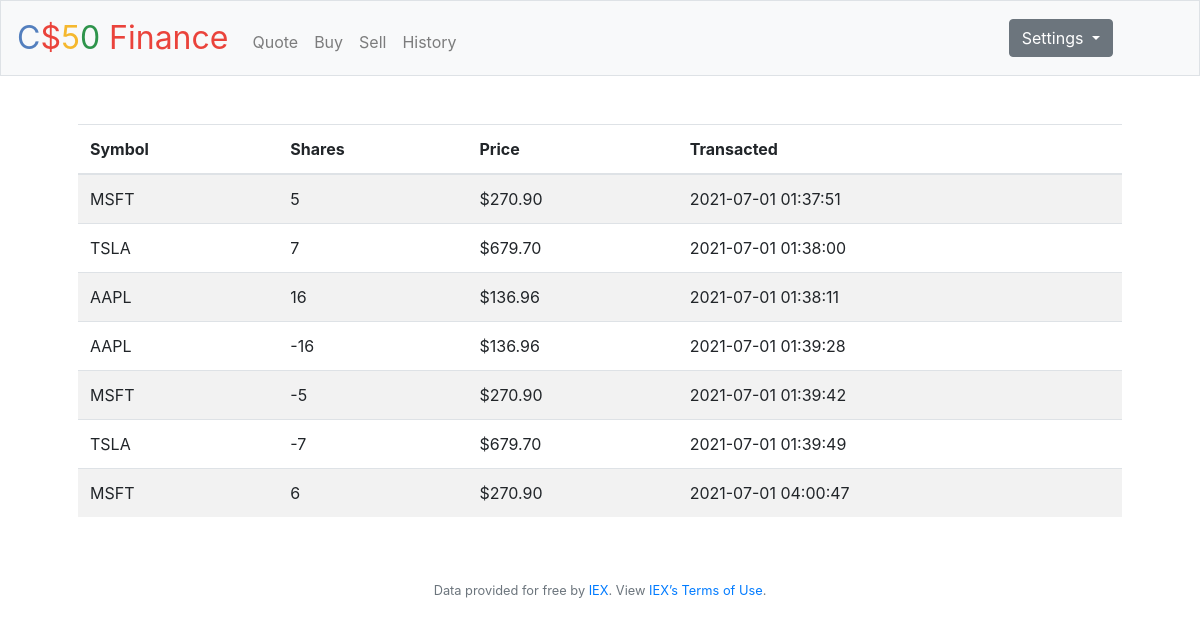
Screenshot of /history (signed in) with the database file from the repository.
### tables this page shows
CREATE TABLE history(
id INTEGER PRIMARY KEY AUTOINCREMENT NOT NULL, 
user_id INTEGER NOT NULL, 
symbol TEXT NOT NULL, 
shares INTEGER NOT NULL, 
price NUMERIC NOT NULL, 
time TIMESTAMP DEFAULT CURRENT_TIMESTAMP NOT NULL, 
FOREIGN KEY(user_id) REFERENCES users(id));

### application.py (the view)
@app.route("/history")
@login_required
def history():
    rows = db.execute("SELECT * FROM history WHERE user_id = ?", session["user_id"])
    for row in rows:
        row["price"] = usd(row["price"])
    return render_template("history.html", rows = rows)

### application.py (called while the page is built)
@app.after_request
def after_request(response):
    response.headers["Cache-Control"] = "no-cache, no-store, must-revalidate"
    response.headers["Expires"] = 0
    response.headers["Pragma"] = "no-cache"
    return response

### helpers.py (called while the page is built)
def login_required(f):
    @wraps(f)
    def decorated_function(*args, **kwargs):
        if session.get("user_id") is None:
            return redirect("/login")
        return f(*args, **kwargs)
    return decorated_function

def usd(value):
    return f"${value:,.2f}"

### templates/history.html (shortened to what this page needs)
{% extends "layout.html" %}
{% block main %}
    <table class="table table-striped">
        <thead>
            <th>Symbol</th>
            <th>Shares</th>
            <th>Price</th>
            <th>Transacted</th>
        </thead>
        <tbody>
            {% for row in rows %}
            <tr>
                <td>{{row["symbol"]}}</td>
                <td>{{row["shares"]}}</td>
                <td>{{row["price"]}}</td>
                <td>{{row["time"]}}</td>
            </tr>
            {% endfor %}
        </tbody>
    </table>
{% endblock %}

### templates/layout.html (shortened to what this page needs)
<!DOCTYPE html>
<html lang="en">
    <head>
        <link rel="stylesheet" href="https://cdn.jsdelivr.net/npm/bootstrap@4.5.3/dist/css/bootstrap.min.css">
        <link href="/static/styles.css" rel="stylesheet">
    </head>
    <body>
        <nav class="navbar navbar-expand-md navbar-light bg-light border">
            <a class="navbar-brand" href="/"><span class="blue">C</span><span class="red">$</span><span class="yellow">5</span><span class="green">0</span> <span class="red">Finance</span></a>
            <div class="collapse navbar-collapse" id="navbar">
                {% if session.user_id %}
                    <ul class="navbar-nav mr-auto mt-2">
                        <li class="nav-item"><a class="nav-link" href="/quote">Quote</a></li>
                        <li class="nav-item"><a class="nav-link" href="/buy">Buy</a></li>
                        <li class="nav-item"><a class="nav-link" href="/sell">Sell</a></li>
                        <li class="nav-item"><a class="nav-link" href="/history">History</a></li>
                    </ul>
                    <div class="dropdown">
                      <button class="btn btn-secondary dropdown-toggle" type="button" id="dropdownMenuButton" data-toggle="dropdown" aria-haspopup="true" aria-expanded="false">
                        Settings
                      </button>
                    </div>
                {% else %}
                    <ul class="navbar-nav ml-auto mt-2">
                        <li class="nav-item"><a class="nav-link" href="/register">Register</a></li>
                        <li class="nav-item"><a class="nav-link" href="/login">Log In</a></li>
                    </ul>
                {% endif %}
            </div>
        </nav>
        <main class="container p-5">
            {% block main %}{% endblock %}
        </main>
        <footer class="small text-center text-muted">
            Data provided for free by <a href="https://iextrading.com/developer">IEX</a>. View <a href="https://iextrading.com/api-exhibit-a/">IEX’s Terms of Use</a>.
        </footer>
    </body>
</html>

### static/styles.css (style rules this page uses)
nav .navbar-brand { font-size: xx-large; }
nav .navbar-brand .blue { color: #537fbe; }
nav .navbar-brand .red { color: #ea433b; }
nav .navbar-brand .yellow { color: #f5b82e; }
nav .navbar-brand .green { color: #2e944b; }
main { overflow-x: auto; text-align: center; }
main table { text-align:left; }
#dropdownMenuButton { margin-right:70px; }

### rows the page displays
history: symbol "MSFT", shares "5", price "$270.90", time "2021-07-01 01:37:51"
history: symbol "TSLA", shares "7", price "$679.70", time "2021-07-01 01:38:00"
history: symbol "AAPL", shares "16", price "$136.96", time "2021-07-01 01:38:11"
history: symbol "AAPL", shares "-16", price "$136.96", time "2021-07-01 01:39:28"
history: symbol "MSFT", shares "-5", price "$270.90", time "2021-07-01 01:39:42"
history: symbol "TSLA", shares "-7", price "$679.70", time "2021-07-01 01:39:49"
history: symbol "MSFT", shares "6", price "$270.90", time "2021-07-01 04:00:47"
